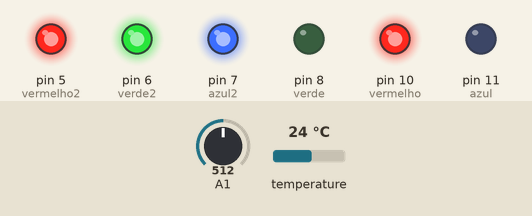
Bench run of a sketch on a simulated Arduino Uno, built with avr-gcc and run on an emulated ATmega328P. Parts: output pins drawn as LEDs (lit = HIGH). The inputs (shaded band) are chosen by the test bench; at power-on: A1 = 512, temperature 24 °C.

Above: at 3.3 s.
3.4 s: A1 set to 267
5.9 s: A1 set to 244
At 7.1 s:
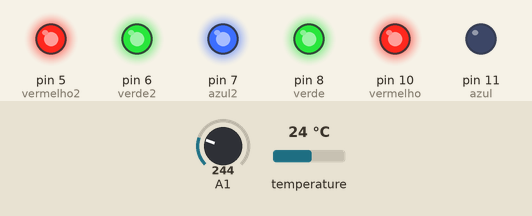
8.4 s: A1 set to 171
10.9 s: A1 set to 150
At 12.1 s:
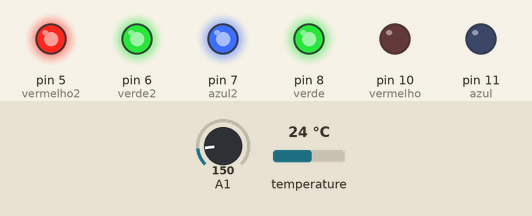
13.4 s: A1 set to 65
16.0 s: A1 set to 54
At 17.1 s:
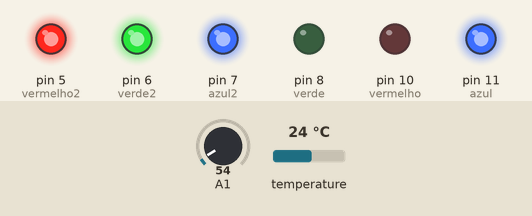
Timing chart, 0 to 19.0 s (numbered marks = the images above; inputs shaded):
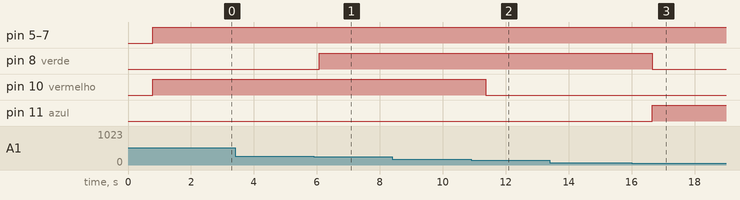

The sketch:

dataloggers.ino
```cpp
#include <OneWire.h>
#include <DallasTemperature.h>

const int azul = 11;
const int verde = 8;
const int vermelho = 10;

const int azul2 = 7;
const int verde2 = 6;
const int vermelho2 = 5;

float cor;
float temperatura;
float PH;

namespace pin {
const byte tds_sensor = A1;
const byte one_wire_bus = A0; // Dallas Temperature Sensor
}

namespace device {
float aref = 4.3;
}

namespace sensor {
float ec = 0;
unsigned int tds = 0;
float waterTemp = 0;
float ecCalibration = 1;
}

OneWire oneWire(pin::one_wire_bus);
DallasTemperature dallasTemperature(&oneWire);


void setup() {
  Serial.begin(115200); // Dubugging on hardware Serial 0
  dallasTemperature.begin();
  pinMode(azul, OUTPUT);
  pinMode(verde, OUTPUT);
  pinMode(vermelho, OUTPUT);
  pinMode(azul2, OUTPUT);
  pinMode(verde2, OUTPUT);
  pinMode(vermelho2, OUTPUT);
}

void loop() {
  readTdsQuick();
  if(cor <= 100){
    azulFuncao();
  }
  if(cor > 100 && cor <= 250 ){
    verdeFuncao();
  }
  if(cor > 250 && cor <= 400){
    amareloFuncao();
  }
  if(cor > 400){
    vermelhoFuncao();
  }

  if(temperatura < 25){
    PH = -1.509*0.00001*cor + 7.148;
  }
  else if(temperatura < 30){
    PH = 0.2216*0.001*cor + 7.145;
  }
  else{
    PH = 0.0010357*cor + 4.753676262072547;
  }

  if(PH < 7){
    roxoFuncao();
  }
  else{
    brancoFuncao();
  }
  delay(1000);
}
void readTdsQuick() {
  dallasTemperature.requestTemperatures();
  sensor::waterTemp = dallasTemperature.getTempCByIndex(0);
  float rawEc = analogRead(pin::tds_sensor) * device::aref / 1024.0; // leia o valor analógico mais estável pelo algoritmo de filtragem mediana e converta em valor de tensão
  float temperatureCoefficient = 1.0 + 0.02 * (sensor::waterTemp - 25.0); // fórmula de compensação de temperatura: fFinalResult(25^C) = fFinalResult(current)/(1.0+0.02*(fTP-25.0));
  sensor::ec = (rawEc / temperatureCoefficient) * sensor::ecCalibration; // compensação de temperatura e calibração
  sensor::tds = (133.42 * pow(sensor::ec, 3) - 255.86 * sensor::ec * sensor::ec + 857.39 * sensor::ec) * 0.5; //converter valor de tensão para valor tds
  cor = sensor::tds;
  temperatura = sensor::ec;
}

void vermelhoFuncao(){
  digitalWrite(azul, LOW);
  digitalWrite(verde, LOW);
  digitalWrite(vermelho, HIGH);
}
void azulFuncao(){
  digitalWrite(azul, HIGH);
  digitalWrite(verde, LOW);
  digitalWrite(vermelho, LOW);
}
void verdeFuncao(){
  digitalWrite(azul, LOW);
  digitalWrite(verde, HIGH);
  digitalWrite(vermelho, LOW);
}
void amareloFuncao(){
  digitalWrite(azul, LOW);
  digitalWrite(verde, HIGH);
  digitalWrite(vermelho, HIGH);
}
void roxoFuncao(){
  analogWrite(azul2, 128);
  analogWrite(verde2, 0);
  analogWrite(vermelho2, 128);
}
void brancoFuncao(){
  digitalWrite(azul2, HIGH);
  digitalWrite(verde2, HIGH);
  digitalWrite(vermelho2, HIGH);
}

// cor = sensor::tds;
// temperatura = sensor::ec;
```

Measured:
- the behaviour switches between 254 and 253 on A1 (found by bisection; images 0 and 1)
- the behaviour switches between 158 and 157 on A1 (found by bisection; images 1 and 2)
- the behaviour switches between 59 and 58 on A1 (found by bisection; images 2 and 3)
- after the input at 3.4 s, every drawn part: stays the same
- after the input at 5.9 s, pin 8 (verde): LOW → HIGH after 0.17 s
- after the input at 8.4 s, every drawn part: stays the same
- after the input at 10.9 s, pin 10 (vermelho): HIGH → LOW after 0.47 s
- after the input at 13.4 s, every drawn part: stays the same
- after the input at 16.0 s, pin 8 (verde): HIGH → LOW after 0.66 s; pin 11 (azul): LOW → HIGH after 0.66 s
